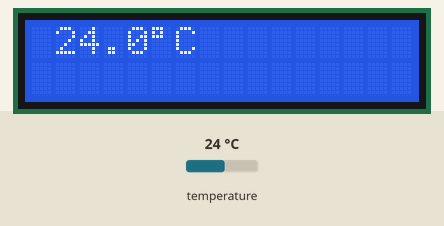
Simulated run of this sketch. Board: Arduino Uno, built with avr-gcc and run on an emulated ATmega328P. Shown: 16×2 character LCD. Inputs (shaded band) come from the test bench; at power-on: temperature 24 °C.

Above: at 1.2 s.
1.3 s: temperature set to 12 °C
At 3.3 s:
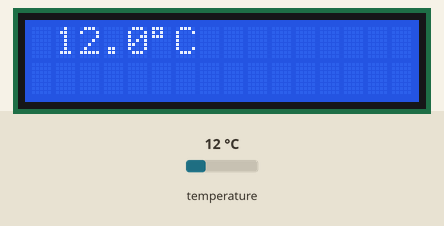
3.6 s: temperature set to 19 °C
At 5.3 s:
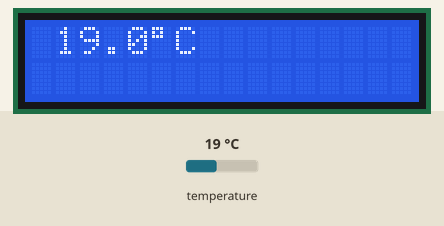
6.1 s: temperature set to 28 °C
At 8.4 s:
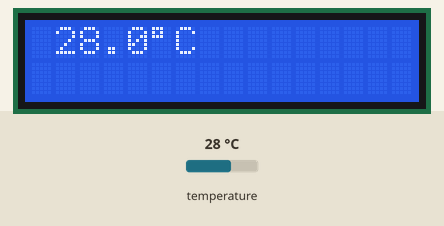
Timing chart, 0 to 9.9 s (numbered marks = the images above; inputs shaded):
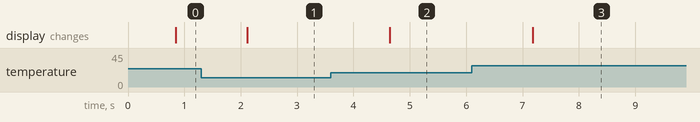

The sketch:

arduino_termometr.ino
```cpp
#include <OneWire.h>
#include <DallasTemperature.h>
#include <LiquidCrystal.h>

const byte oneWireBus = 11;                                  // Tutaj jest określony port magistrali 1-wire.
OneWire oneWire(oneWireBus);                                 // Tutaj definiuje się port magistrali dla biblioteki.
DallasTemperature sensors(&oneWire);                         // Teraz można już przekazać bibliotece obsługi termometru namiary na bibliotekę obsługi magistrali.

const byte lcdRS = 2;                                        // Tutaj są określone poszczególne adresy linii wyświetlacza.
const byte lcdEN = 3;
const byte lcdD4 = 4;
const byte lcdD5 = 5;
const byte lcdD6 = 6;
const byte lcdD7 = 7;
const byte lcdKolumny = 16;                                  // To jest ilość kolumn w naszym wyświetlaczu.
const byte lcdWiersze = 2;                                   // To jest ilość wierszy w naszym wyświetlaczu.
LiquidCrystal lcd(lcdRS, lcdEN, lcdD4, lcdD5, lcdD6, lcdD7); // Tutaj dostarcza się bibliotece obsługi wyświetlacza wiedzy, gdzie co jest podłączone.

int temperatura;                                             // Tutaj przechowuje się wartość temperatury odczytaną z termometru, wymnożoną przez 10 i zaokrągloną.

void setup()
{
  sensors.begin();                                           // Inicjuj termometr.
  lcd.begin(lcdKolumny, lcdWiersze);                         // Inicjuj wyświetlacz, powiadamiając go o ilości kolumn i wierszy.
}

void loop()
{
  lcd.home();                                                // Ustaw kursor na początku.
  sensors.requestTemperatures();                             // Wyślij rozkaz zmierzenia temperatury.
  temperatura = 10 * (sensors.getTempCByIndex(0) + 0.05);    // Przekształć wartość odczytaną w całkowitą (dokładność: jedno miejsce po przecinku)

  if (temperatura < 0)                                       // Gdy wartość jest ujemna...
  {
    temperatura--;                                           // odejmij jeden ze względu na zaokrąglenia liczb ujemnych.
    lcd.print(F("-"));                                       // rysuj znak minusa.
  }
  else
  {
    lcd.print(F(" "));                                       // W przeciwnym razie rysuj spację.
  }

  temperatura = abs(temperatura);                            // Wyciągnij wartość bezwzględną.

  if (temperatura < 100)                                     // Jeśli temperatura będzie większa od 9 bądź mniejsza od -9 stopni...
  {
    lcd.print(F(" "));                                       // rysuj dodatkową spację.
  }

  lcd.print(float(temperatura) / 10, 1);                     // Zamień wartość całkowitą w zmiennoprzecinkową i rysuj z dokładnością do jednego miejsca po przecinku.
  lcd.print((char)223);                                      // Rysuj znak stopni
  lcd.print(F("C"));                                         // Rysuj znak C

  delay(500);                                                // Pętla opóźniająca mająca na celu wyeliminowanie niestabilności odczytów.

}
```

Measured:
- after the input at 1.3 s, the display: changes after 0.81 s (image 1)
- after the input at 3.6 s, the display: changes after 1.0 s (image 2)
- after the input at 6.1 s, the display: changes after 1.1 s (image 3)
